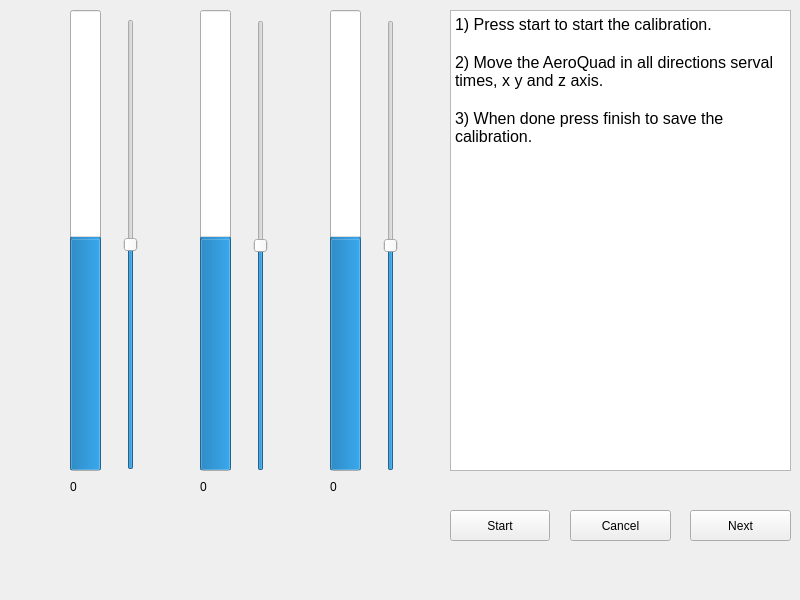
<?xml version="1.0" encoding="UTF-8"?>
<ui version="4.0">
 <class>MagnetometerCalibrationPanel</class>
 <widget class="QWidget" name="MagnetometerCalibrationPanel">
  <property name="geometry">
   <rect>
    <x>0</x>
    <y>0</y>
    <width>800</width>
    <height>600</height>
   </rect>
  </property>
  <property name="windowTitle">
   <string>Form</string>
  </property>
  <widget class="QPushButton" name="start">
   <property name="geometry">
    <rect>
     <x>450</x>
     <y>510</y>
     <width>100</width>
     <height>31</height>
    </rect>
   </property>
   <property name="text">
    <string>Start</string>
   </property>
  </widget>
  <widget class="QPushButton" name="cancel">
   <property name="geometry">
    <rect>
     <x>570</x>
     <y>510</y>
     <width>101</width>
     <height>31</height>
    </rect>
   </property>
   <property name="text">
    <string>Cancel</string>
   </property>
  </widget>
  <widget class="QPushButton" name="next">
   <property name="geometry">
    <rect>
     <x>690</x>
     <y>510</y>
     <width>101</width>
     <height>31</height>
    </rect>
   </property>
   <property name="text">
    <string>Next</string>
   </property>
  </widget>
  <widget class="QTextBrowser" name="commLog">
   <property name="geometry">
    <rect>
     <x>450</x>
     <y>10</y>
     <width>341</width>
     <height>461</height>
    </rect>
   </property>
   <property name="frameShadow">
    <enum>QFrame::Sunken</enum>
   </property>
   <property name="html">
    <string>&lt;!DOCTYPE HTML PUBLIC &quot;-//W3C//DTD HTML 4.0//EN&quot; &quot;http://www.w3.org/TR/REC-html40/strict.dtd&quot;&gt;
&lt;html&gt;&lt;head&gt;&lt;meta name=&quot;qrichtext&quot; content=&quot;1&quot; /&gt;&lt;style type=&quot;text/css&quot;&gt;
p, li { white-space: pre-wrap; }
&lt;/style&gt;&lt;/head&gt;&lt;body style=&quot; font-family:'MS Shell Dlg 2'; font-size:8.25pt; font-weight:400; font-style:normal;&quot;&gt;
&lt;p style=&quot; margin-top:0px; margin-bottom:0px; margin-left:0px; margin-right:0px; -qt-block-indent:0; text-indent:0px;&quot;&gt;&lt;span style=&quot; font-size:12pt;&quot;&gt;1) Press start to start the calibration.&lt;/span&gt;&lt;/p&gt;
&lt;p style=&quot;-qt-paragraph-type:empty; margin-top:0px; margin-bottom:0px; margin-left:0px; margin-right:0px; -qt-block-indent:0; text-indent:0px; font-size:12pt;&quot;&gt;&lt;br /&gt;&lt;/p&gt;
&lt;p style=&quot; margin-top:0px; margin-bottom:0px; margin-left:0px; margin-right:0px; -qt-block-indent:0; text-indent:0px;&quot;&gt;&lt;span style=&quot; font-size:12pt;&quot;&gt;2) Move the AeroQuad in all directions serval times, x y and z axis.&lt;/span&gt;&lt;/p&gt;
&lt;p style=&quot;-qt-paragraph-type:empty; margin-top:0px; margin-bottom:0px; margin-left:0px; margin-right:0px; -qt-block-indent:0; text-indent:0px; font-size:12pt;&quot;&gt;&lt;br /&gt;&lt;/p&gt;
&lt;p style=&quot; margin-top:0px; margin-bottom:0px; margin-left:0px; margin-right:0px; -qt-block-indent:0; text-indent:0px;&quot;&gt;&lt;span style=&quot; font-size:12pt;&quot;&gt;3) When done press finish to save the calibration.&lt;/span&gt;&lt;/p&gt;&lt;/body&gt;&lt;/html&gt;</string>
   </property>
  </widget>
  <widget class="QProgressBar" name="x_axis_progress_bar">
   <property name="geometry">
    <rect>
     <x>70</x>
     <y>10</y>
     <width>31</width>
     <height>461</height>
    </rect>
   </property>
   <property name="minimum">
    <number>-800</number>
   </property>
   <property name="maximum">
    <number>800</number>
   </property>
   <property name="value">
    <number>0</number>
   </property>
   <property name="alignment">
    <set>Qt::AlignLeading|Qt::AlignLeft|Qt::AlignTop</set>
   </property>
   <property name="textVisible">
    <bool>true</bool>
   </property>
   <property name="orientation">
    <enum>Qt::Vertical</enum>
   </property>
   <property name="invertedAppearance">
    <bool>false</bool>
   </property>
   <property name="textDirection">
    <enum>QProgressBar::BottomToTop</enum>
   </property>
   <property name="format">
    <string>%p%</string>
   </property>
  </widget>
  <widget class="QProgressBar" name="y_axis_progress_bar">
   <property name="geometry">
    <rect>
     <x>200</x>
     <y>10</y>
     <width>31</width>
     <height>461</height>
    </rect>
   </property>
   <property name="minimum">
    <number>-800</number>
   </property>
   <property name="maximum">
    <number>800</number>
   </property>
   <property name="value">
    <number>0</number>
   </property>
   <property name="alignment">
    <set>Qt::AlignLeading|Qt::AlignLeft|Qt::AlignTop</set>
   </property>
   <property name="textVisible">
    <bool>true</bool>
   </property>
   <property name="orientation">
    <enum>Qt::Vertical</enum>
   </property>
   <property name="invertedAppearance">
    <bool>false</bool>
   </property>
   <property name="textDirection">
    <enum>QProgressBar::BottomToTop</enum>
   </property>
   <property name="format">
    <string>%p%</string>
   </property>
  </widget>
  <widget class="QProgressBar" name="z_axis_progress_bar">
   <property name="geometry">
    <rect>
     <x>330</x>
     <y>10</y>
     <width>31</width>
     <height>461</height>
    </rect>
   </property>
   <property name="minimum">
    <number>-800</number>
   </property>
   <property name="maximum">
    <number>800</number>
   </property>
   <property name="value">
    <number>0</number>
   </property>
   <property name="alignment">
    <set>Qt::AlignLeading|Qt::AlignLeft|Qt::AlignTop</set>
   </property>
   <property name="textVisible">
    <bool>true</bool>
   </property>
   <property name="orientation">
    <enum>Qt::Vertical</enum>
   </property>
   <property name="invertedAppearance">
    <bool>false</bool>
   </property>
   <property name="textDirection">
    <enum>QProgressBar::BottomToTop</enum>
   </property>
   <property name="format">
    <string>%p%</string>
   </property>
  </widget>
  <widget class="QLabel" name="label_x">
   <property name="geometry">
    <rect>
     <x>70</x>
     <y>480</y>
     <width>46</width>
     <height>13</height>
    </rect>
   </property>
   <property name="layoutDirection">
    <enum>Qt::LeftToRight</enum>
   </property>
   <property name="text">
    <string>0</string>
   </property>
  </widget>
  <widget class="QLabel" name="label_y">
   <property name="geometry">
    <rect>
     <x>200</x>
     <y>480</y>
     <width>46</width>
     <height>13</height>
    </rect>
   </property>
   <property name="layoutDirection">
    <enum>Qt::LeftToRight</enum>
   </property>
   <property name="text">
    <string>0</string>
   </property>
  </widget>
  <widget class="QLabel" name="label_z">
   <property name="geometry">
    <rect>
     <x>330</x>
     <y>480</y>
     <width>46</width>
     <height>13</height>
    </rect>
   </property>
   <property name="layoutDirection">
    <enum>Qt::LeftToRight</enum>
   </property>
   <property name="text">
    <string>0</string>
   </property>
  </widget>
  <widget class="QSlider" name="_x_vertical_slider">
   <property name="geometry">
    <rect>
     <x>120</x>
     <y>19</y>
     <width>22</width>
     <height>451</height>
    </rect>
   </property>
   <property name="minimum">
    <number>-800</number>
   </property>
   <property name="maximum">
    <number>800</number>
   </property>
   <property name="pageStep">
    <number>1</number>
   </property>
   <property name="orientation">
    <enum>Qt::Vertical</enum>
   </property>
  </widget>
  <widget class="QSlider" name="_y_vertical_slider_2">
   <property name="geometry">
    <rect>
     <x>250</x>
     <y>20</y>
     <width>22</width>
     <height>451</height>
    </rect>
   </property>
   <property name="minimum">
    <number>-800</number>
   </property>
   <property name="maximum">
    <number>800</number>
   </property>
   <property name="pageStep">
    <number>1</number>
   </property>
   <property name="orientation">
    <enum>Qt::Vertical</enum>
   </property>
  </widget>
  <widget class="QSlider" name="_z_vertical_slider_3">
   <property name="geometry">
    <rect>
     <x>380</x>
     <y>20</y>
     <width>22</width>
     <height>451</height>
    </rect>
   </property>
   <property name="minimum">
    <number>-800</number>
   </property>
   <property name="maximum">
    <number>800</number>
   </property>
   <property name="pageStep">
    <number>1</number>
   </property>
   <property name="orientation">
    <enum>Qt::Vertical</enum>
   </property>
  </widget>
 </widget>
 <resources/>
 <connections/>
</ui>
